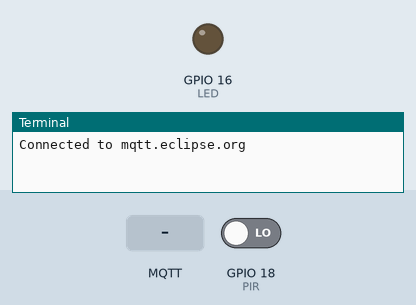
A program run on a simulated Raspberry Pi (BCM pin numbers). Shown: output pins drawn as LEDs (lit = HIGH), the last lines printed to the terminal. The test bench sets the inputs (shaded band); at power-on: GPIO 18 (PIR) LOW. No MQTT or app messages arrive unless stated.

Above: at 1.3 s.
1.4 s: MQTT message "1" arrives on the first subscribed topic
At 2.5 s:
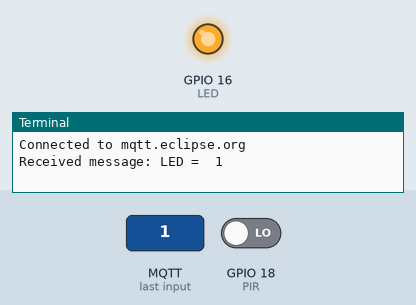
6.1 s: MQTT message "0" arrives on the first subscribed topic
At 7.3 s:
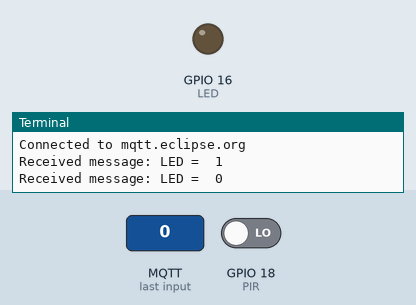
Timing chart, 0 to 8.6 s (numbered marks = the images above; inputs shaded):
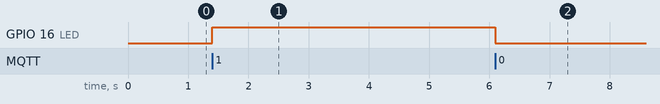

The program:

mqtt-client.py
```python
# CS300 Lab 9 MQTT client
import paho.mqtt.client as mqtt
import RPi.GPIO as GPIO
import time
import os

# Constants
BROKER = 'mqtt.eclipse.org'
PORT = 1883
QOS = 0
LED = 16
PIR = 18
DELAY = 1.0

# Initialize GPIO input and output
GPIO.setmode(GPIO.BCM) # Use BCM numbers
GPIO.setup(LED, GPIO.OUT)
GPIO.setup(PIR, GPIO.IN)

# Callback when a message is published
def on_publish(client, userdata, mid):
    print("MQTT data published")

# Callback when connecting to the MQTT broker
def on_connect(client, userdata, flags, rc):
    if rc==0:
        print('Connected to',BROKER)
    else:
        print('Connection to',BROKER,'failed. Return code=',rc)
        os._exit(1)

# Callback when client receives a PUBLISH message from the broker
def on_message(client, data, msg):
    if msg.topic == "hlm25/LED":
        print("Received message: LED = ", int(msg.payload))
        if int(msg.payload) == 1:
            GPIO.output(LED, True)
        elif int(msg.payload) == 0:
            GPIO.output(LED, False)

# Setup MQTT client and callbacks
client = mqtt.Client()
client.on_connect = on_connect
client.on_message = on_message
client.on_publish = on_publish

# Connect to MQTT broker and subscribe to the button topic
client.connect(BROKER, PORT, 60)
client.subscribe("hlm25/LED", qos=QOS)
client.loop_start()

# Continuously publish changes in motion state
motion_state = 0
try:
    while True:
        # If motion state has changed, publish a message
        # Check for change in motion state
        if GPIO.input(PIR) != motion_state:
            motion_state = GPIO.input(PIR)
            print("motion =", motion_state)
            client.publish('hlm25/motion', str(motion_state))
        time.sleep(DELAY)
except KeyboardInterrupt:
    print("Done")
    GPIO.cleanup()
    client.disconnect()
```

Measured:
- after the input at 1.4 s, GPIO 16 (LED): LOW → HIGH at once
- after the input at 6.1 s, GPIO 16 (LED): HIGH → LOW at once
